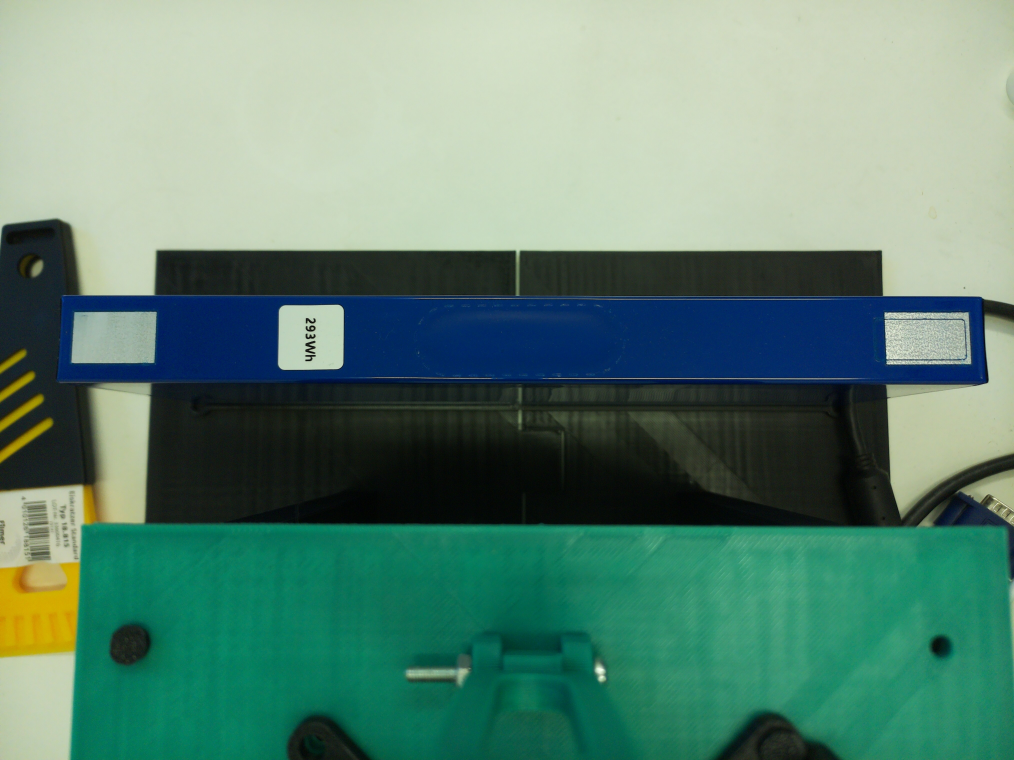
#> input picture Image/image_20250918_100923.jpg, 4056 x 3040 px (shown at 1/4 size)
$ python test_analyzer_roi2.py
#> lines starting #> are read from the running program, lines starting #| are printed output that depends on the picture; after the words box and inside, x2 and y2 are one past the last pixel; in counts of white or black regions, pixels touching at a corner belong together
# test_analyzer_roi.py (Version mit Flächen- UND Positionsprüfung)
import cv2
import numpy as np
import os

# ===== KONFIGURATION (Diese Werte musst du anpassen!) =====

# --- ROI (Region of Interest) ---
ROI_Y_START = 1225
ROI_Y_END = 1475
ROI_X_START = 270
ROI_X_END = 650

# --- GEOMETRIE-PRÜFUNG ---
# Deine kalibrierten Werte aus dem hsv_calibrator.py
LOWER_SILVER = np.array([0, 0, 127])
UPPER_SILVER = np.array([114, 103, 255])

# Toleranzen für die Geometrie (Werte nach Kalibrierung eintragen)
MIN_FLAECHE_CUTOUT = 63000  # Dein berechneter Mindestwert
MAX_FLAECHE_CUTOUT = 77500  # Dein berechneter Maximalwert

# NEU: Toleranzen für die Position des Mittelpunkts (relativ zum ROI)
ERWARTETE_X_POS_ROI = 194  # Beispiel: Mittelpunkt sollte bei X=150 IM ROI liegen
ERWARTETE_Y_POS_ROI = 126     # Beispiel: Mittelpunkt sollte bei Y=50 IM ROI liegen
POS_TOLERANZ = 25           # +/- 25 Pixel Toleranz in X- und Y-Richtung

# ... (Rest der Konfiguration für Sauberkeit bleibt gleich) ...

# ====================================================================

test_image_path = "Image/image_20250918_100923.jpg" # Passe den Pfad an

# --- Code-Beginn ---

image = cv2.imread(test_image_path)
#> image is the input picture: shape (3040, 4056, 3); mean B, G, R 115.8, 132.5, 94.5
if image is None:
    print(f"FEHLER: Bild konnte nicht geladen werden unter {test_image_path}")
    exit()

# Bild auf ROI zuschneiden
roi = image[ROI_Y_START:ROI_Y_END, ROI_X_START:ROI_X_END].copy()
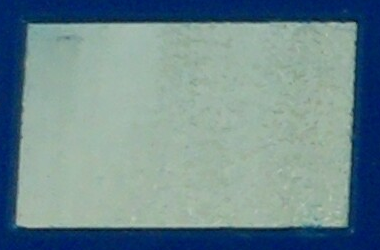
#> roi: shape (250, 380, 3); mean B, G, R 142.3, 138.2, 112.1
if roi.size == 0:
    print(f"FEHLER: ROI ist leer. Überprüfe die ROI-Koordinaten!")
    exit()

output_roi = roi.copy()
hsv_roi = cv2.cvtColor(roi, cv2.COLOR_BGR2HSV)
#> hsv_roi: shape (250, 380, 3); mean H, S, V 81.1, 90.3, 152.1

print("--- Starte Geometrie-Prüfung innerhalb des ROI ---")
silver_mask = cv2.inRange(hsv_roi, LOWER_SILVER, UPPER_SILVER)
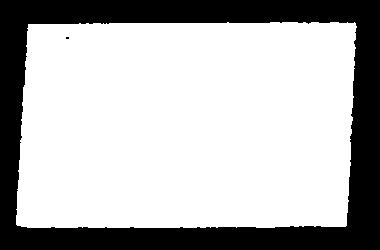
#> silver_mask: shape (250, 380); 71% white; 2 black regions (1 under 20 px)
contours, _ = cv2.findContours(silver_mask, cv2.RETR_EXTERNAL, cv2.CHAIN_APPROX_SIMPLE)
#> contours = 1 contour; box (x1, y1, x2, y2) and area: (16, 22, 357, 228) 66932

if not contours:
    print("-> Ergebnis: Kein silberner Cut-Out im ROI gefunden.")
else:
    cutout_contour = max(contours, key=cv2.contourArea)
#> cutout_contour = contour of 250 points, box (x1, y1, x2, y2) (16, 22, 357, 228), area 66932
    flaeche = cv2.contourArea(cutout_contour)
#> flaeche = 66932.5

    # --- NEU: BERECHNUNG DES MITTELPUNKTS ---
    M = cv2.moments(cutout_contour)
#> M = moments, m00 66932.5, centre m10/m00, m01/m00 = (186.2, 124.9)
    # Berechne den Mittelpunkt (cX, cY) der Kontur
    cX = int(M["m10"] / M["m00"]) if M["m00"] != 0 else 0
#> cX = 186
    cY = int(M["m01"] / M["m00"]) if M["m00"] != 0 else 0
#> cY = 124

    # Zeichne die gefundene Kontur (grün) und den Mittelpunkt (rot)
    cv2.drawContours(output_roi, [cutout_contour], -1, (0, 255, 0), 2)
    cv2.circle(output_roi, (cX, cY), 7, (0, 0, 255), -1)
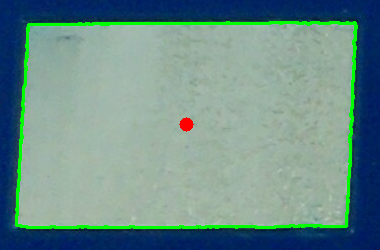
#> output_roi: shape (250, 380, 3); mean B, G, R 137.1, 142.2, 108.4

    print(f"-> Messung im ROI: Fläche={flaeche}, Mittelpunkt=(X:{cX}, Y:{cY})")
#| -> Messung im ROI: Fläche=66932.5, Mittelpunkt=(X:186, Y:124)

    # --- NEU: PRÜFUNG VON FLÄCHE UND POSITION ---
    flaeche_ok = MIN_FLAECHE_CUTOUT < flaeche < MAX_FLAECHE_CUTOUT
#> flaeche_ok = True
    x_pos_ok = abs(cX - ERWARTETE_X_POS_ROI) <= POS_TOLERANZ
#> x_pos_ok = True
    y_pos_ok = abs(cY - ERWARTETE_Y_POS_ROI) <= POS_TOLERANZ
#> y_pos_ok = True

    if not flaeche_ok:
        print(f"-> Ergebnis: Fläche ({flaeche}) ist außerhalb der Toleranz. STATUS: N.I.O.")
    elif not x_pos_ok or not y_pos_ok:
        print(f"-> Ergebnis: Position (X:{cX}, Y:{cY}) ist außerhalb der Toleranz. STATUS: N.I.O.")
    else:
        print("✅ Geometrie bestanden.")
        # ... hier würde dann die Sauberkeitsprüfung folgen ...

# --- VISUALISIERUNG ---
# ... (Speichern oder Anzeigen der Bilder) ...
output_folder = "analyse_ergebnisse"
os.makedirs(output_folder, exist_ok=True)
cv2.imwrite(os.path.join(output_folder, "3_gefundene_kontur_mit_mittelpunkt.jpg"), output_roi)
print(f"Analysebild wurde in '{output_folder}' gespeichert.")
